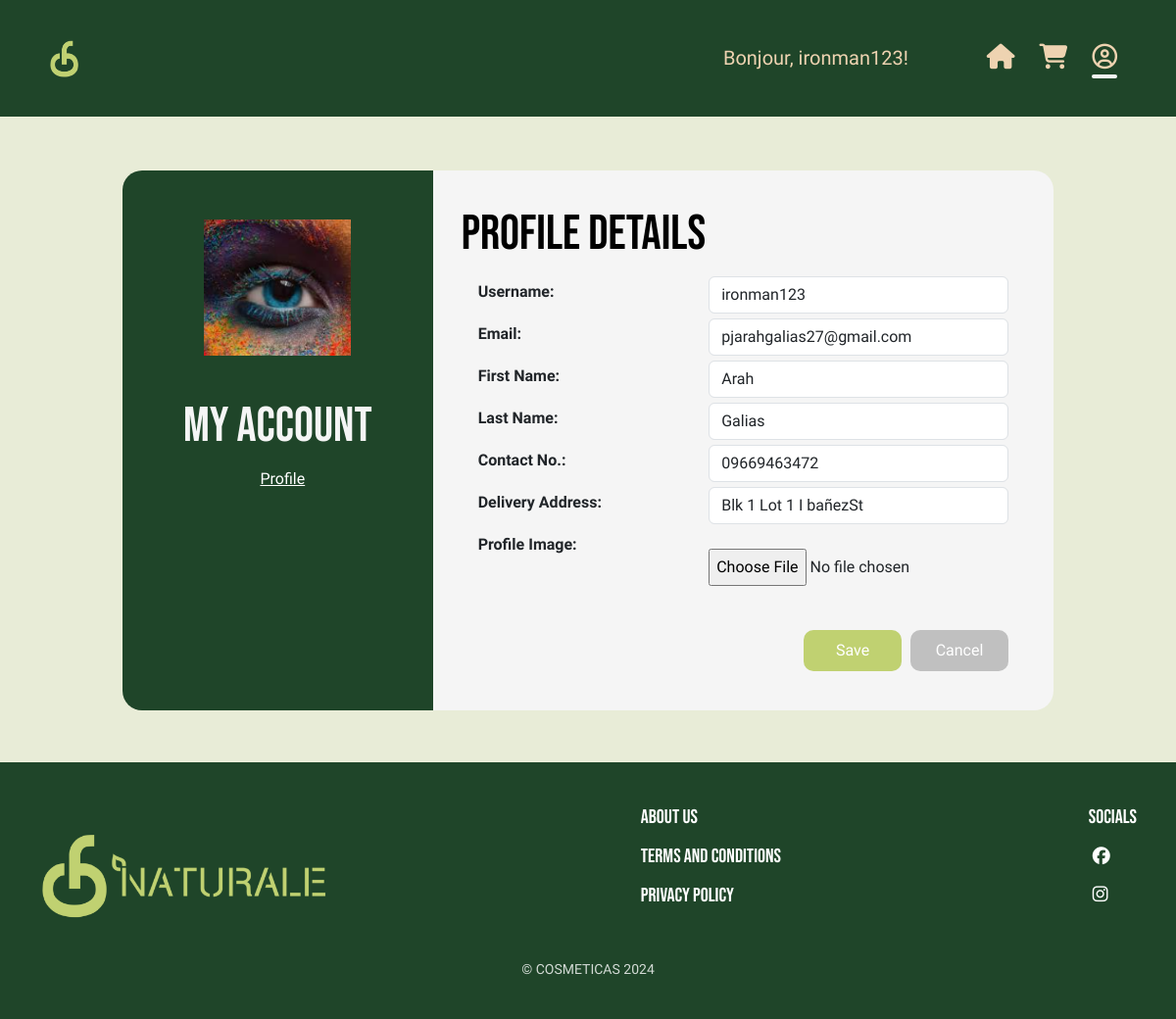
Page /User_Profile_Page/editUserProfile.php (signed in) on the earlier database version.
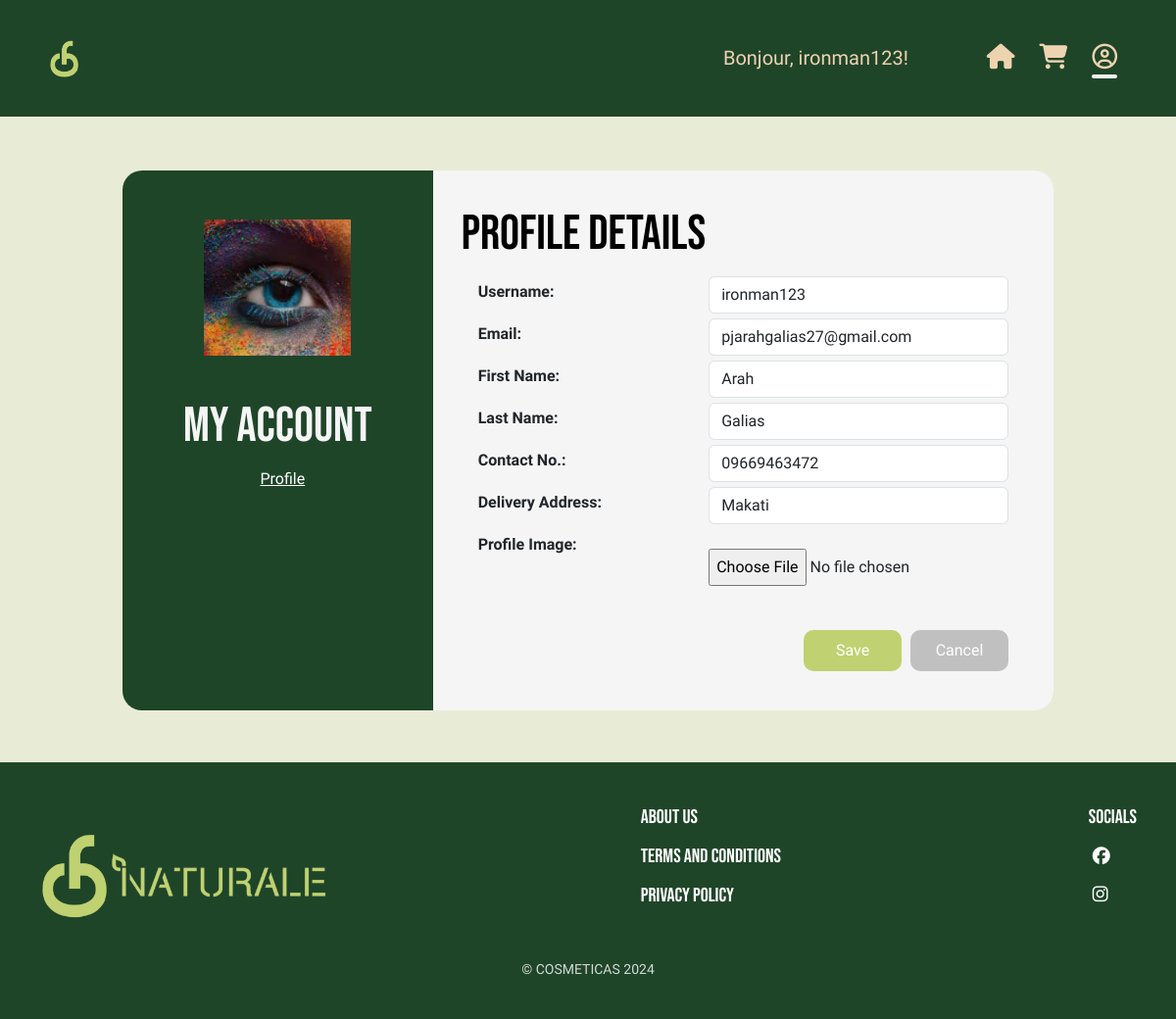
Same page on the later database version.
### tables this page shows
CREATE TABLE `tb_user` (
  `user_id` int(11) NOT NULL,
  `username` varchar(30) DEFAULT NULL,
  `email` varchar(50) DEFAULT NULL,
  `pass` varchar(255) NOT NULL,
  `first_name` varchar(30) DEFAULT NULL,
  `last_name` varchar(30) DEFAULT NULL,
  `contact_no` varchar(11) DEFAULT NULL,
  `address` varchar(50) DEFAULT NULL,
  `role` varchar(30) DEFAULT NULL,
  `profile_image` varchar(255) DEFAULT NULL,
  `validated` tinyint(1) DEFAULT NULL,
  `token` varchar(32) DEFAULT NULL,
  `token_created_at` timestamp NOT NULL DEFAULT current_timestamp()
);

### User_Profile_Page/editUserProfile.php (the view, shortened to what the changed rows need)
<?php
require_once "../conn.php";
if (isset($_SESSION['email'])) {
    $email = $_SESSION['email'];
    $stmt = $conn->prepare("SELECT username, email, first_name, last_name, contact_no, address, profile_image FROM tb_user WHERE email = ?");
    $stmt->bind_param("s", $email);
    $stmt->execute();
    $result = $stmt->get_result();
    if ($result->num_rows > 0) {
        $user = $result->fetch_assoc();
    } else {
        $user = ['error' => 'User not found'];
    }
} else {
    header('Location: ../Registration_Page/registration.php');
    exit();
}
?>
<!DOCTYPE html>
<html lang="en">
<head>
    <link rel="stylesheet" href="style.css">
    <link href="https://cdn.jsdelivr.net/npm/bootstrap@5.3.3/dist/css/bootstrap.min.css" rel="stylesheet">
    <link rel="stylesheet" href="https://cdnjs.cloudflare.com/ajax/libs/font-awesome/6.5.1/css/all.min.css">
    <link rel="stylesheet" href="https://cdnjs.cloudflare.com/ajax/libs/bootstrap-icons/1.10.3/font/bootstrap-icons.min.css">
    <link rel="stylesheet" href="style.css">
</head>
<body>
<header>
        <div class="navbar">
        <p class="usernamedisplay">Bonjour, <?php echo htmlspecialchars($user['username'], ENT_QUOTES, 'UTF-8'); ?>!</p>
            <div class="icons">
                <a href = "../Home_Page/Home.php"><i class="fa-solid fa-house home"></i></a>
                <a href ="../drew/cart.php"><i class="fa-solid fa-cart-shopping cart"></i></a>
                <a href="UserProfile.php"><i class ="far fa-user-circle fa-2x icon-profile"></i></a>
            </div>
        </div>
    </header>
    <div class="main mb-5">
        <div class="row">
        <div class="col-md-4 left-panel container">
                <img src="<?php echo htmlspecialchars(isset($user['profile_image']) && !empty($user['profile_image']) ? $user['profile_image'] : '../Resources/profile.png', ENT_QUOTES, 'UTF-8'); ?>" alt="Profile Icon" name="icon" id="icon" class="profile-icon" width="150" max-height="150" style="margin: 10px;"/>
                <br>
                <h2 style="color:whitesmoke">My Account</h2>
                <a href="UserProfile.php" class="active">Profile</a>
            </div>
            <div class="col-md-8 right-panel container">
                <div class="row">
                <h2 class="lead">Profile Details </h2>
                        <form method="post" action="" id="profileForm" enctype="multipart/form-data">
                            <div class="row">
                                <div class="col-md-7">
                                    <input type="text" name="username" id="username" class="editable form-control profile-input" value="<?php echo htmlspecialchars($user['username'], ENT_QUOTES, 'UTF-8'); ?>" required>
                                </div>
                            </div>
                            <div class="row">
                                <div class="col-md-7">
                                    <input type="email" name="email" class="editable form-control profile-input" value="<?php echo htmlspecialchars($user['email'], ENT_QUOTES, 'UTF-8'); ?>" required pattern="^[^\s@]+@[^\s@]+\.[^\s@]+$" title="Please enter a valid email address">
                                </div>
                            </div>
                            <div class="row">
                                <div class="col-md-7">
                                    <input type="text" name="first_name" class="editable form-control profile-input"
                                        value="<?php echo htmlspecialchars($user['first_name'], ENT_QUOTES, 'UTF-8'); ?>"
                                        required pattern="^[A-Za-z\s]+$"
                                        title="First name should only contain letters.">
                                </div>
                            </div>
                            <div class="row">
                                <div class="col-md-7">
                                    <input type="text" name="last_name" class="editable form-control profile-input"
                                        value="<?php echo htmlspecialchars($user['last_name'], ENT_QUOTES, 'UTF-8'); ?>"
                                        required pattern="^[A-Za-z\s]+$"
                                        title="Last name should only contain letters.">
                                </div>
                            </div>
                            <div class="row">
                                <div class="col-md-7">
                                    <input type="text" name="contact_no" class="editable form-control profile-input" value="<?php echo htmlspecialchars($user['contact_no'], ENT_QUOTES, 'UTF-8'); ?>" required pattern="^\d{11}$" title="Please enter a valid 11-digit phone number">
                                </div>
                            </div>
                            <div class="row">
                                <div class="col-md-7">
                                    <input type="text" name="address" class="editable form-control profile-input" value="<?php echo htmlspecialchars($user['address'], ENT_QUOTES, 'UTF-8'); ?>" required>
                                </div>
                            </div>
                        </form>
                    </div>
                </div>
            </div>
        </div>
</body>
</html>

Differences in the rows shown:
changed tb_user "ironman123": address "Blk 1 Lot 1 I bañezSt" → "Makati"
